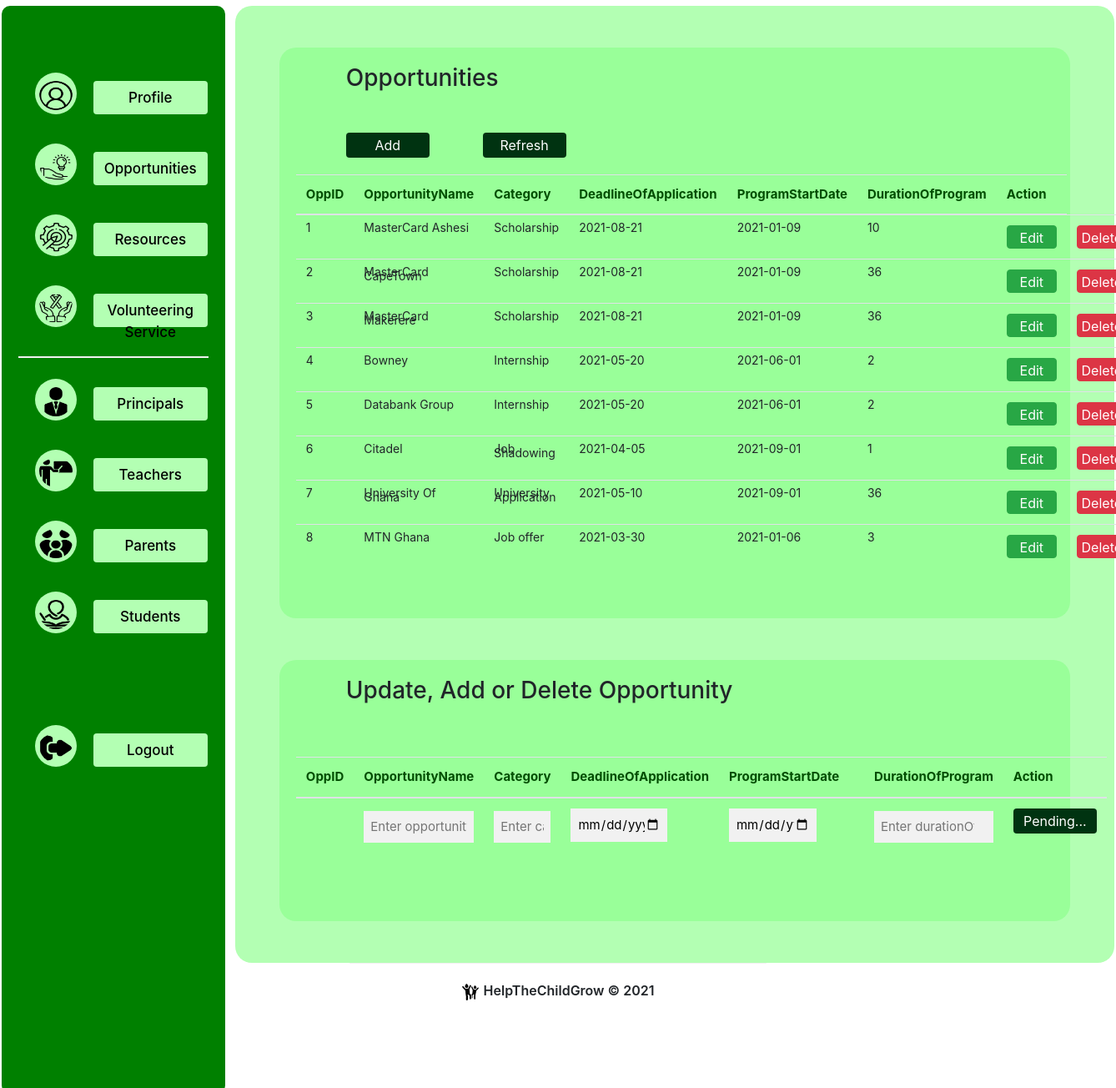
Page /Counselor/opportunities.php on the committed database.
### tables this page shows
CREATE TABLE `Opportunity` (
  `oppID` int(11) NOT NULL,
  `opportunityname` varchar(50) NOT NULL,
  `category` varchar(50) NOT NULL,
  `deadlineOfApplication` date DEFAULT NULL,
  `programStartDate` date DEFAULT NULL,
  `durationOfProgram_months` int(11) DEFAULT NULL
);

### Counselor/opportunities.php (the view, shortened to what this page needs)
<?php require('../database_credentials.php');
  $conn = new mysqli(servername,username,password,dbname);
  $sql1 = "SELECT * FROM `Opportunity`";
?>
<!doctype html>
<html lang="en">
  <head>
    <link rel="stylesheet" href="https://stackpath.bootstrapcdn.com/bootstrap/4.3.1/css/bootstrap.min.css">
    <link rel="stylesheet" href="../css/style.css">
  </head>
   <body>
    <section>
        <div class="dashboard">
            <div class="sidebar" style="height:100%;">
                <span><img src="../images/profile.png" alt="home-icon"/><a href="profile.php">Profile</a> </span>
                <span><img src="../images/opportunity.png" alt="opportunities-icon"/><a href="opportunities.php">Opportunities</a> </span>
                <span><img src="../images/resources.png" alt="resources-icon"/><a href="resources.php">Resources</a> </span>
                <span><img src="../images/voluntary.png" alt="vs-icon"/><a href="volunteeringservice.php">Volunteering Service</a> </span>
                <hr>
                <span><img src="../images/owner.png" alt="principal-icon"/><a href="principals.php">Principals</a> </span>
                <span><img src="../images/teacher-at-the-blackboard.png" alt="teacher-icon"/><a href="teachers.php">Teachers</a> </span>
                <span><img src="../images/family.png" alt="parentinfos-icon"/><a href="parentinfos.php">Parents</a> </span>
                <span><img src="../images/write.png" alt="student-icon"/><a href="students.php">Students</a> </span>
                <span style="margin-top:100px;"><img src="../images/logout.png" alt="logout-icon"/><a href="../login.php" >Logout</a> </span>
            </div>
            <div class="display-dashboard">
                <form action="opportunities.php" method="post">
                    <div class="container-fluid cdiv1" >
                        <h3>Opportunities</h3>
                        <input type="submit" class="btn btn-outline-secondary addbutton" name="add" value="Add">
                        <input type="submit" class="btn btn-outline-secondary addbutton" name="view" value="Refresh">
                        <table class="table">
                            <thead>
                                <tr>
                                    <th scope="col">OppID</th>
                                    <th scope="col">OpportunityName</th>
                                    <th scope="col">Category</th>
                                    <th scope="col">DeadlineOfApplication</th>
                                    <th scope="col">ProgramStartDate</th>
                                    <th scope="col">DurationOfProgram</th>
                                    <th scope="col">Action</th>
                                </tr>
                            </thead>
                            <tbody>
                                <?php
                                    $results= $conn->query($sql1);
                                    if ($results->num_rows > 0) {
                                        while($row = $results->fetch_assoc()) {
                                        echo "<tr style='
                                                line-height:5px;
                                                padding: 2px;
                                                font-size:14px;
                                                font-weight:400;'>";
                                        echo "<td>".$row["oppID"]."</td>
                                                <td>".$row["opportunityname"]."</td>
                                                <td>".$row["category"]."</td>
                                                <td>".$row["deadlineOfApplication"]."</td>
                                                <td>".$row["programStartDate"]."</td>
                                                <td>".$row["durationOfProgram_months"]."</td>";
                                        ?><td colspan='2'>
                                                <a href="opportunities.php?editID=<?php echo $row['oppID'];?>#nav"
                                                class='btn btn-success' style="height:28px; width:60px; padding:2px; margin-top:0;">Edit</a>
                                            </td>
                                            <td>
                                                <a href="opportunities.php?deleteid=<?php echo $row['oppID'];?>#nav"
                                                class='btn btn-danger' style="height:28px; width:60px; padding:2px; margin-top:0;">Delete</a>
                                            </td>
                                        </tr>
                                        <?php
                                        }
                                    } else {
                                        echo "0 results";
                                    }
                                ?>
                            </tbody>
                        </table>
                    </div>
                    <div class="container-fluid cdiv1 special-bottom-margin" >
                        <h3>Update, Add or Delete Opportunity</h3>
                        <table class="table">
                            <thead>
                                <th scope="col">OppID</th>
                                <th scope="col">OpportunityName</th>
                                <th scope="col">Category</th>
                                <th scope="col">DeadlineOfApplication</th>
                                <th scope="col">ProgramStartDate</th>
                                <th scope="col">DurationOfProgram</th>
                                <th scope="col">Action</th>
                            </thead>
                            <tbody>
                                <tr class="modify" id='nav'>
                                    <td><input type="text" placeholder="Enter opportunityname" value="<?php echo $oppname ?>" name="oppname"></td>
                                    <td><input type="text" placeholder="Enter category" value="<?php echo $cat ?>" name="cat"></td>
                                    <td><input type="date" placeholder="Enter deadlineOfApplication" value="<?php echo $doa ?>" name="doa"></td>
                                    <td><input type="date" placeholder="Enter programStartDate" value="<?php echo $psd ?>" name="psd"></td>
                                    <td><input type="number" placeholder="Enter durationOfProgram_months" value="<?php echo $dop ?>" name="dop"></td>
                                <?php
                                    if(isset($_GET['editID']))
                                    {
                                        echo "
                                        <td colspan='2'>
                                            <input type='submit' class='btn btn-outline-secondary modifybutton' name='updaterecord' value='Update'>
                                        </td>
                                        ";
                                    }else if(isset($_POST['add'])){
                                        echo "
                                        <td colspan='2'>
                                            <input type='submit' class='btn btn-outline-secondary modifybutton' name='addrecord' value='Add'>
                                        </td>
                                        ";
                                    }else if(isset($_GET['deleteid'])){
                                        echo "
                                        <td colspan='2'>
                                            <input type='submit' class='btn btn-outline-secondary modifybutton' name='deleterecord' value='Delete'>
                                        </td>
                                        ";
                                    }else{
                                        echo "
                                        <td colspan='2'>
                                            <input type='submit' class='btn btn-outline-secondary modifybutton' value='Pending...'>
                                        </td>
                                        ";
                                    }
                                ?>
                                </tr>
                            </tbody>
                        </table>
                    </div>
                </form>
            </div>
        </div>
    </section>
    <footer style="clear:both;">
        <p><img src="../images/happy-children.png" alt="footer-image" class="footer-image"> HelpTheChildGrow &copy; 2021</p>
    </footer>
  </body>
</html>

### css/style.css (style rules this page uses)
body { background-color: white; }
* { box-sizing: border-box }
input[type=text], input[type=password] { width: 100%; padding: 12px 20px; margin: 8px 0; display: inline-block; border: 1px solid #ccc; box-sizing: border-box; }
input[type=submit] { background-color: #003311; color: white; padding: 14px 20px; margin: 8px 0; border: none; cursor: pointer; width: 100%; }
input[type=text], input[type=password], input[type=number] { width: 100%; padding: 10px; margin: 3px 0 22px 0; display: inline-block; border: none; background: #f1f1f1; }
input[type=date] { width:70%; padding:5px; background: #f1f1f1; border:none; display:inline-block; margin-bottom: 10px; }
hr { border: 1px solid #f1f1f1; margin-bottom: 25px; }
div.dashboard { width:100%; height: 100%; margin:0; background-color:white; padding:2px; margin-top:5px; margin-bottom:40px; border-radius:20px; }
div.sidebar { width: 20%; position: fixed; z-index: 1; margin:0; border-radius: 10px; margin-left:0; position:fixed; height:90%; float:left; padding:80px 20px; background-color:#008000; }
div.display-dashboard { width:79%; margin-left:1%; height:100%; float:right; background-color:white; border-radius: 20px; background-color:#b3ffb3; }
div.sidebar span { display:block; margin:auto; width:100%; height:60px; margin-bottom:25px; }
div.sidebar img { width:50px; height:50px; margin-left: 20px; margin-right:20px; padding:5px; padding-top:10px; float:left; background-color: #b3ffb3; border-radius: 50%; }
div.sidebar a { display:block; width:60%; height:40px; padding:5px; padding-top:8px; cursor:pointer; text-align: center; background-color: #b3ffb3; text-decoration: none; color:black; font-size: 17px; font-weight:500; margin-top:10px; float:left; border-radius: 4px; }
footer { width: 500px; margin:auto; margin-top:100px; height:150px; text-align: center; border-width: 500px; padding-top:20px; border-top:1px solid #f1f1f1; }
img.footer-image { width:20px; height:20px; display:inline; margin-right:2px; }
footer p { font-weight:600; }
div.cdiv1 { width:90%; margin:auto; margin-top:50px; font-weight: 600; background-color:#99ff99; text-align: left; font-size: 15px; padding:20px; border-radius: 20px; }
.cdiv1 h3 { margin-left:60px; margin-bottom:40px; }
.cdiv1 table { width:90%; margin:auto; margin-bottom:40px; }
.cdiv1 table td { text-align: left; }
input[type=submit].editbutton, input[type=submit].modifybutton, a.editbutton { width:100px; height:30px; text-align: center; padding:2px; text-align: center; margin-top:-15px; }
input[type=submit].modifybutton { margin-top:0; }
input[type=submit].addbutton { width:100px; height:30px; text-align: center; padding:2px; text-align: center; margin-left:60px; margin-bottom: 20px; }
tr.modify input { padding:8px; }
.table thead { color:#004d00; border-bottom:1px solid #333; }
div.special-bottom-margin { margin-bottom:50px; }
tr.modify input[type=number] { width:100%; }

### rows in the picture
opportunity: oppID "1", opportunityname "MasterCard Ashesi", category "Scholarship", deadlineOfApplication "2021-08-21", programStartDate "2021-01-09", durationOfProgram_months "10"
opportunity: oppID "2", opportunityname "MasterCard CapeTown", category "Scholarship", deadlineOfApplication "2021-08-21", programStartDate "2021-01-09", durationOfProgram_months "36"
opportunity: oppID "3", opportunityname "MasterCard Makerere", category "Scholarship", deadlineOfApplication "2021-08-21", programStartDate "2021-01-09", durationOfProgram_months "36"
opportunity: oppID "4", opportunityname "Bowney", category "Internship", deadlineOfApplication "2021-05-20", programStartDate "2021-06-01", durationOfProgram_months "2"
opportunity: oppID "5", opportunityname "Databank Group", category "Internship", deadlineOfApplication "2021-05-20", programStartDate "2021-06-01", durationOfProgram_months "2"
opportunity: oppID "6", opportunityname "Citadel", category "Job Shadowing", deadlineOfApplication "2021-04-05", programStartDate "2021-09-01", durationOfProgram_months "1"
opportunity: oppID "7", opportunityname "University Of Ghana", category "University Application", deadlineOfApplication "2021-05-10", programStartDate "2021-09-01", durationOfProgram_months "36"
opportunity: oppID "8", opportunityname "MTN Ghana", category "Job offer", deadlineOfApplication "2021-03-30", programStartDate "2021-01-06", durationOfProgram_months "3"
